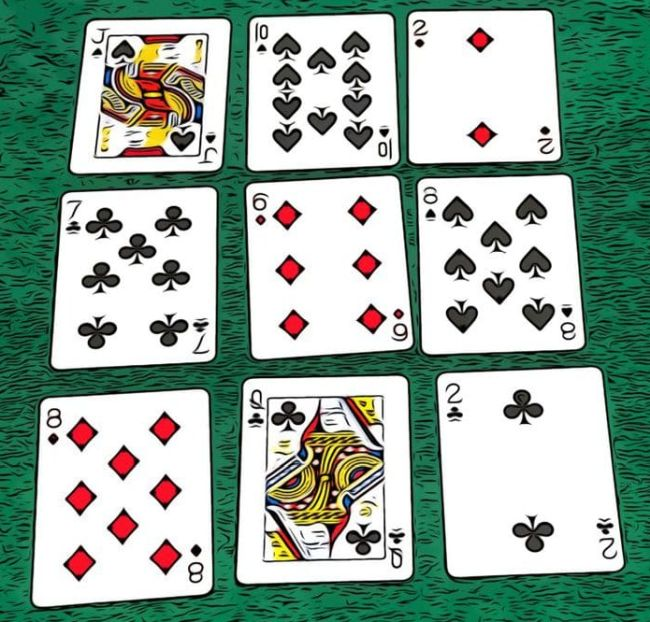
#> input picture cards.jpg, 650 x 622 px
$ python wrapPrespective.py
#> lines starting #> are read from the running program, lines starting #| are printed output that depends on the picture; after the words box and inside, x2 and y2 are one past the last pixel; in counts of white or black regions, pixels touching at a corner belong together
import cv2
import numpy as np
img1= cv2.imread("cards.jpg")
#> img1 is the input picture: shape (622, 650, 3); mean B, G, R 157.1, 169.5, 148.2
# creating the aspect ratio of the card
width,heigth=250,350

# img=np.zeros((600,600,3),np.uint8)
pts1=np.float32([[89,20],[230,20],[69,172],[218,170]])
img_pts2=np.float32([[250,16],[392,15],[247,168],[397,160]])
img_pts_3=np.float32([[407,12],[550,10],[409,161],[560,160]])
# print(len(pts1))
# print(len(img_pts2))
# print(len(img_pts_3))

print(pts1)
print(img_pts2)
print(img_pts_3)
pts2=np.float32([[0,0],[width,0],[0,heigth],[width,heigth]])
print(pts2)
matrix=cv2.getPerspectiveTransform(pts1,pts2)
print(matrix.dtype)

matrix2=cv2.getPerspectiveTransform(img_pts2,pts2)
print(matrix2.dtype)

matrix_3=cv2.getPerspectiveTransform(img_pts_3,pts2)

matrix_3 = matrix_3.astype(np.float64)  # or np.float64

print(matrix_3.dtype)

output=cv2.warpPerspective(img1,matrix,(width,heigth))
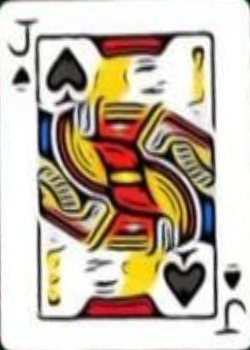
#> output: shape (350, 250, 3); mean B, G, R 166.2, 182.2, 195.8
second_op=cv2.warpPerspective(img1,matrix2,(width,heigth))
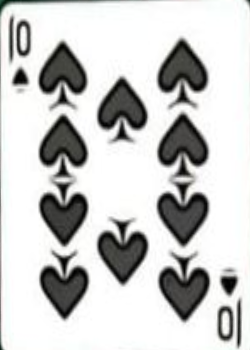
#> second_op: shape (350, 250, 3); mean B, G, R 201.2, 202.2, 201.9
third_im=cv2.warpPerspective(img1,matrix_3,(width,heigth))
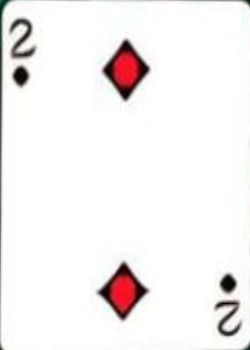
#> third_im: shape (350, 250, 3); mean B, G, R 241.1, 241.3, 244.7

for i in range(0,4):
    cv2.circle(img1,(int(pts1[i][0]),int(pts1[i][1])),5,(0,0,225),cv2.FILLED)
    cv2.circle(img1,(int(img_pts2[i][0]),int(img_pts2[i][1])),5,(0,225,0),cv2.FILLED)
    cv2.circle(img1,(int(img_pts_3[i][0]),int(img_pts_3[i][1])),5,(255,0,0),cv2.FILLED)
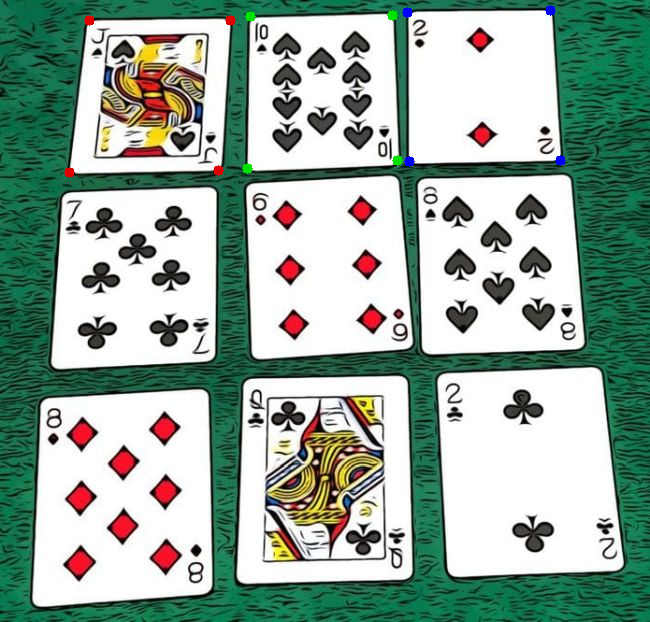
#> img1: shape (622, 650, 3); 0.24% of pixels changed, all inside (x1, y1, x2, y2) = (64, 5, 566, 178)


cv2.imshow("original image",img1)
cv2.imshow("wrapped image",output)
cv2.imshow("scond_wrapped_image",second_op)
cv2.imshow("3_wrapped_image",third_im)

cv2.waitKey(0)
